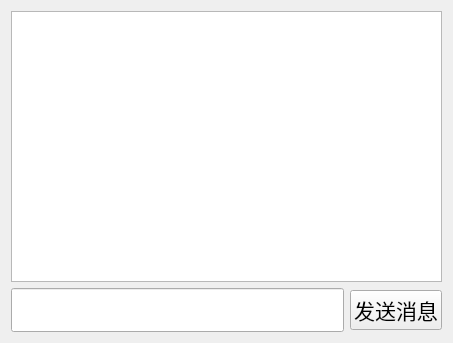
<?xml version="1.0" encoding="UTF-8"?>
<ui version="4.0">
 <class>PrivateChat</class>
 <widget class="QWidget" name="PrivateChat">
  <property name="geometry">
   <rect>
    <x>0</x>
    <y>0</y>
    <width>453</width>
    <height>343</height>
   </rect>
  </property>
  <property name="windowTitle">
   <string>Form</string>
  </property>
  <layout class="QVBoxLayout" name="verticalLayout_2">
   <item>
    <layout class="QVBoxLayout" name="verticalLayout">
     <item>
      <widget class="QTextEdit" name="showMsg_te">
       <property name="font">
        <font>
         <family>Arial</family>
         <pointsize>24</pointsize>
        </font>
       </property>
      </widget>
     </item>
     <item>
      <layout class="QHBoxLayout" name="horizontalLayout">
       <item>
        <widget class="QLineEdit" name="inputMsg_le">
         <property name="font">
          <font>
           <family>Arial</family>
           <pointsize>24</pointsize>
          </font>
         </property>
        </widget>
       </item>
       <item>
        <widget class="QPushButton" name="sendMsg_pb">
         <property name="font">
          <font>
           <family>Arial</family>
           <pointsize>16</pointsize>
          </font>
         </property>
         <property name="text">
          <string>发送消息</string>
         </property>
        </widget>
       </item>
      </layout>
     </item>
    </layout>
   </item>
  </layout>
 </widget>
 <resources/>
 <connections/>
</ui>
